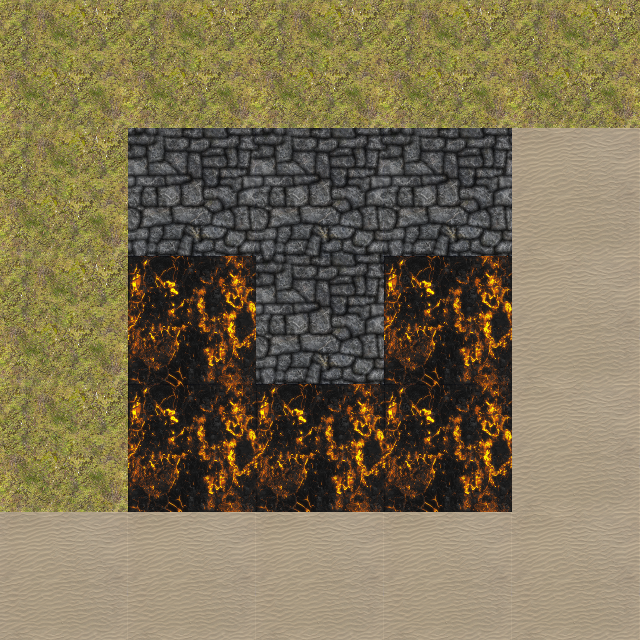

Below is a game level as drawn by its tile map, then a one-line description and the .tmx file that defines it, in full:
An orthogonal 5x5 tile map with 128x128 px tiles, 1 tile layer (Tile Layer 1).

<map version="1.0" orientation="orthogonal" renderorder="right-down" width="5" height="5" tilewidth="128" tileheight="128" nextobjectid="1">
 <tileset firstgid="1" name="ta1" tilewidth="128" tileheight="128" tilecount="4" columns="2">
  <image source="../texture/ta_001_d.png" width="256" height="256" />
 </tileset>
 <layer name="Tile Layer 1" width="5" height="5">
  <data encoding="csv">
2,2,2,2,2,
2,1,1,1,3,
2,4,1,4,3,
2,4,4,4,3,
3,3,3,3,3
</data>
 </layer>
</map>